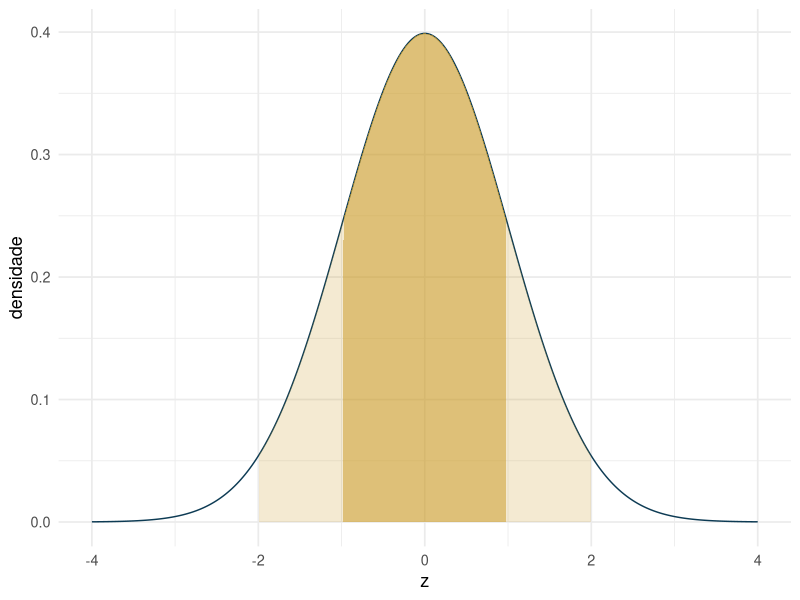

The R script that drew this image: (Note: this script raises an error after producing the figure.)
## ---- chunk 1
knitr::opts_chunk$set(echo = TRUE, warning = FALSE, message = FALSE, fig.retina = 2, fig.height=4)
suppressPackageStartupMessages(library(tidyverse))
## ---- chunk 2
df <- tibble(x=seq(-4,4,length.out=300), y=dnorm(x))
ggplot(df, aes(x,y)) + geom_line(color="#0d3b54") +
  geom_area(data=filter(df,x>=-1,x<=1), fill="#c9971e", alpha=.5) +
  geom_area(data=filter(df,x>=-2,x<=2), fill="#c9971e", alpha=.2) +
  labs(x="z", y="densidade") + theme_minimal(base_size=13)
## ---- chunk 3
knitr::include_graphics("images/black_scholes.jpg")
## ---- chunk 4
mu_renda <- 2000; sigma_renda <- 1000

z <- (1830 - mu_renda) / sigma_renda
z                                  # valor padronizado, calculado à mão

pnorm(z)                           # Phi(z) pela Normal padrão
pnorm(1830, mu_renda, sigma_renda) # mesma probabilidade, escala original de X
## ---- chunk 5
mu <- 1.2; sigma <- 4.5

z0 <- (0 - mu) / sigma        # padronização à mão, como no exemplo anterior
z0
pnorm(z0)                     # Phi(z0): deve bater (a menos de arredondar z) com 0,3936

pnorm(0, mu, sigma)                       # P(retorno < 0), confirmação direta
pnorm(5, mu, sigma) - pnorm(0, mu, sigma) # P(0 < retorno < 5)
## ---- chunk 6
df <- tibble(x=seq(mu-4*sigma, mu+4*sigma, length.out=300), y=dnorm(x,mu,sigma))
ggplot(df, aes(x,y)) + geom_line(color="#0d3b54") +
  geom_area(data=filter(df,x<=0), fill="#c9971e", alpha=.6) +
  labs(x="retorno (%)", y="densidade") + theme_minimal(base_size=13)
## ---- chunk 7
qnorm(0.05, mu, sigma)
